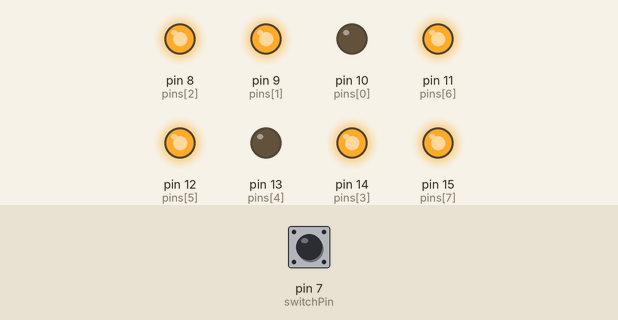
A sketch run on a simulated Arduino Uno, built with avr-gcc and run on an emulated ATmega328P. Parts: output pins drawn as LEDs (lit = HIGH). Dashed ring = blinking. The inputs (shaded band) are chosen by the test bench; at power-on: pin 7 (switchPin) LOW.

Above: at 1.2 s.
1.3 s: pin 7 (switchPin) pulled HIGH for 1 s
At 1.3 s:
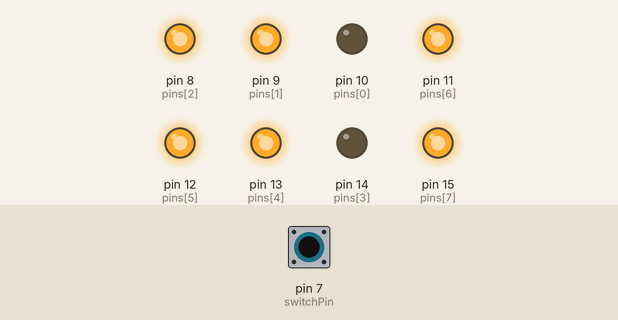
At 3.0 s:
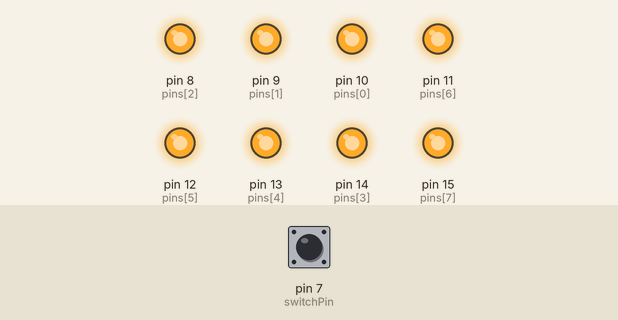
4.3 s: pin 7 (switchPin) pulled HIGH for 3.2 s
At 6.3 s:
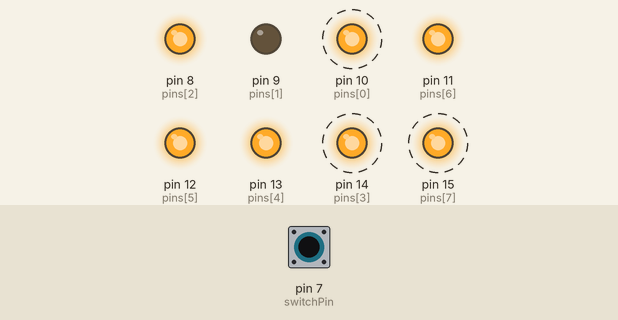
Timing chart, 0 to 15.0 s (numbered marks = the images above; inputs shaded):
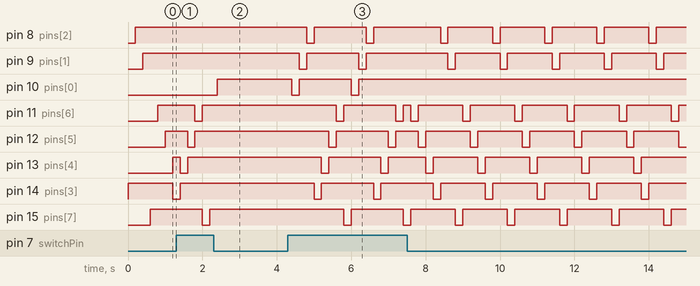

The sketch:

ukol_08_frydryn_smer.ino
```cpp
//pripravek M8LED na portu BC

int pins[] = {10, 9, 8, 14, 13, 12, 11, 15}; //vystupni piny v poradi v jakem se budou prochazet
int switchPin = 7;	//prepinac
int smer = 0;
unsigned char pos = 3;	//aktualni  pozice
void setup()  {
	//nastaveni pinu jako vystupni
	for(int i=0; i<8; i++){
		pinMode(pins[i], OUTPUT);
	}
	pinMode(switchPin, INPUT); // nastaveni prepinace
}

void loop(){
	smer = digitalRead(switchPin);
	digitalWrite(pins[pos], HIGH);//zhasnout LED
	if (smer) {
		if(++pos > 7) pos = 0;	//posuv na dalsi pozici

	} else {
		if(--pos < 1) pos = 7;	//posuv na dalsi pozici

	}
	digitalWrite(pins[pos], LOW);	//rozsvitit dalsi
	delay(200);			//cekani 200ms

}
```

Measured:
- after the input at 1.3 s, pin 8 (pins[2]), pin 9 (pins[1]): stops changing and stays HIGH; pin 10 (pins[0]): LOW → HIGH after 1.1 s; pin 14 (pins[3]): goes on until 1.4 s, then stays HIGH
- after the input at 4.3 s, pin 8 (pins[2]): goes LOW 0.20 s, HIGH 1.4 s, LOW 0.20 s, HIGH 1.8 s, 4 × (LOW 0.20 s, HIGH 1.2 s), LOW 0.20 s, then HIGH, starting after 0.50 s; pin 9 (pins[1]): goes LOW 0.20 s, HIGH 1.4 s, LOW 0.20 s, HIGH 2.2 s, 4 × (LOW 0.20 s, HIGH 1.2 s), LOW 0.20 s, then HIGH, starting after 0.30 s
